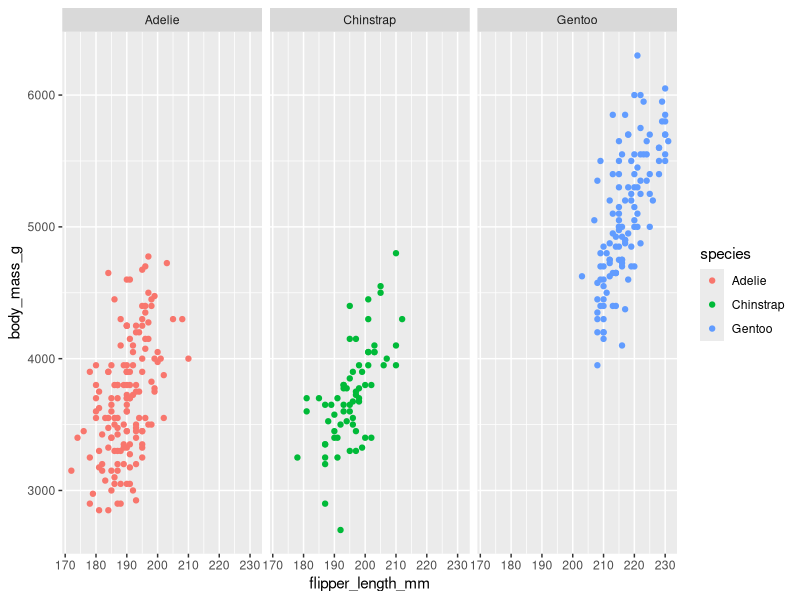

Recreate this plot in R.
# facets

install.packages("tidyverse")
install.packages("ggplot")
install.packages("palmerpenguins")

library(ggplot2)
library(palmerpenguins)

data("penguins")
View(penguins)

# Basic Plot
ggplot(data = penguins, aes(x = flipper_length_mm, y = body_mass_g)) +
  geom_point(aes(color=species)) + 
  facet_wrap(~species)

